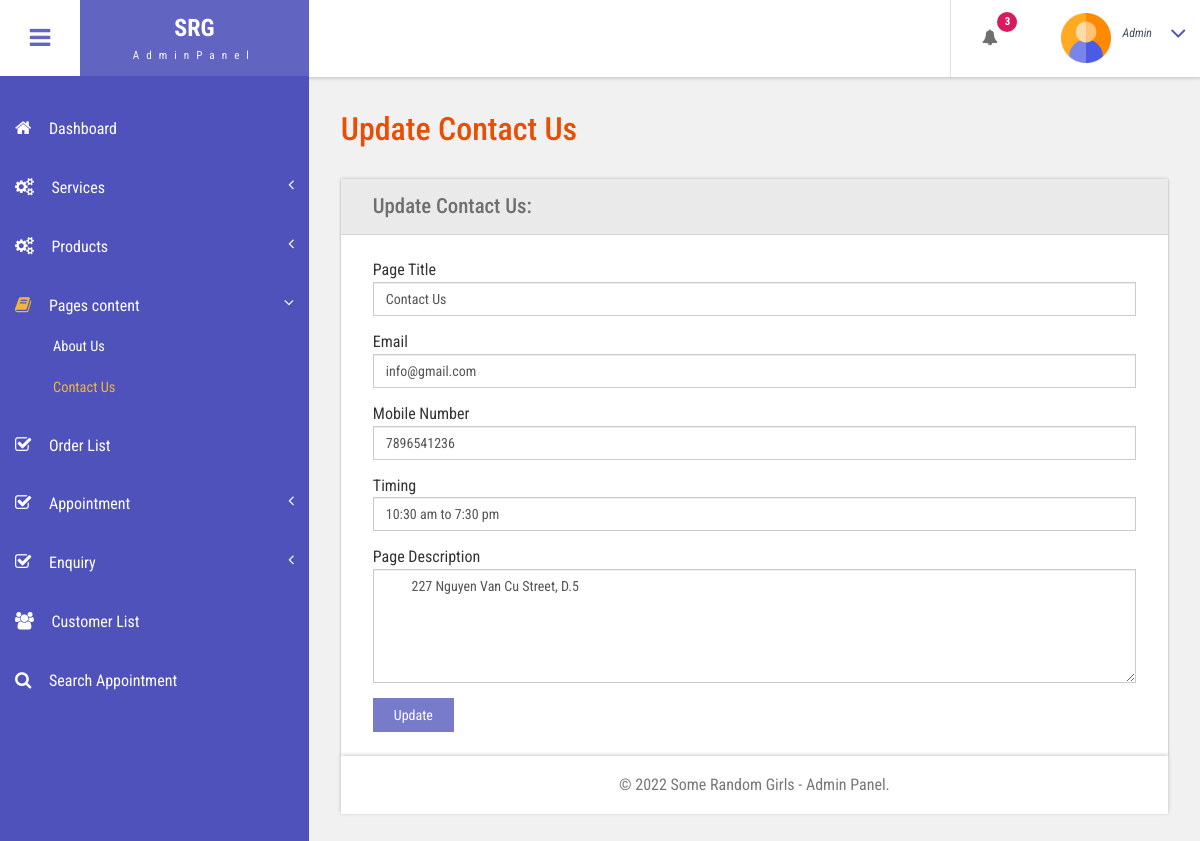
Page /bpms1/admin/contact-us.php (signed in) on the committed database.
### tables this page shows
CREATE TABLE IF NOT EXISTS `tblpage` (
  `ID` int(10) NOT NULL AUTO_INCREMENT,
  `PageType` varchar(200) DEFAULT NULL,
  `PageTitle` mediumtext,
  `PageDescription` mediumtext,
  `Email` varchar(200) DEFAULT NULL,
  `MobileNumber` bigint(10) DEFAULT NULL,
  `UpdationDate` date DEFAULT NULL,
  `Timing` varchar(200) NOT NULL,
  PRIMARY KEY (`ID`)
);

### bpms1/admin/contact-us.php (the view, shortened to what this page needs)
<?php
include('includes/dbconnection.php');
if (strlen($_SESSION['bpmsuid']==0)) {
  header('location:logout.php');
  } else{
  ?>
<!DOCTYPE HTML>
<html>
<head>
<link href="css/bootstrap.css" rel='stylesheet' type='text/css' />
<link href="css/style.css" rel='stylesheet' type='text/css' />
<link href="css/font-awesome.css" rel="stylesheet">
<link href="css/animate.css" rel="stylesheet" type="text/css" media="all">
<link href="css/custom.css" rel="stylesheet">
</head>
<body class="cbp-spmenu-push">
	<div class="main-content">
		 <?php include_once('includes/sidebar.php');?>
	 <?php include_once('includes/header.php');?>
		<div id="page-wrapper">
			<div class="main-page">
				<div class="forms">
					<h3 class="title1">Update Contact Us</h3>
					<div class="form-grids row widget-shadow" data-example-id="basic-forms">
						<div class="form-title">
							<h4>Update Contact Us:</h4>
						</div>
						<div class="form-body">
							<form method="post">
  <?php
$ret=mysqli_query($con,"select * from  tblpage where PageType='contactus'");
while ($row=mysqli_fetch_array($ret)) {
?>
							 <div class="form-group"> <label for="exampleInputEmail1">Page Title</label> <input type="text" class="form-control" name="pagetitle" id="pagetitle" value="<?php  echo $row['PageTitle'];?>" required="true"> </div><div class="form-group"> <label for="exampleInputEmail1">Email</label> <input type="text" class="form-control" name="email" id="email" value="<?php  echo $row['Email'];?>" required="true"> </div><div class="form-group"> <label for="exampleInputEmail1">Mobile Number</label> <input type="text" class="form-control" name="mobnumber" id="mobnumber" value="<?php  echo $row['MobileNumber'];?>" required="true"> </div><div class="form-group"> <label for="exampleInputEmail1">Timing</label> <input type="text" class="form-control" name="timing" id="timing" value="<?php  echo $row['Timing'];?>" required="true"> </div> <div class="form-group"> <label for="exampleInputPassword1">Page Description</label> <textarea name="pagedes" id="pagedes" rows="5" class="form-control">
        <?php  echo $row['PageDescription'];?></textarea> </div>
							 <?php } ?>
							  <button type="submit" name="submit" class="btn btn-default">Update</button> </form>
						</div>
					</div>
			</div>
		</div>
		 <?php include_once('includes/footer.php');?>
	</div>
</body>
</html>
<?php } ?>

### bpms1/admin/css/style.css (style rules this page uses)
h4, h5, h6, h1, h2, h3 { margin: 0; }
html, body { font-family: 'Roboto Condensed', sans-serif; font-size: 100%; overflow-x: hidden; background: #fff; }
h1,h2,h3,h4,h5,h6 { margin:0; }
ul,label { margin:0; padding:0; }
.main-content { position: relative; }
.cbp-spmenu-push { overflow-x: hidden; position: relative; }
.cbp-spmenu, .cbp-spmenu-push { -webkit-transition: all 0.3s ease; -moz-transition: all 0.3s ease; transition: all 0.3s ease; }
.cbp-spmenu-push div#page-wrapper { margin: 0 0 0 19.3em; transition:.5s all; -webkit-transition:.5s all; -moz-transition:.5s all; }
.charts,.row { margin: 2em 0 0; }
.widget-shadow { background-color: #fff; box-shadow: 0 -1px 3px rgba(0,0,0,.12),0 1px 2px rgba(0,0,0,.24); -webkit-box-shadow: 0 -1px 3px rgba(0,0,0,.12),0 1px 2px rgba(0,0,0,.24); -moz-box-shadow: 0 -1px 3px rgba(0,0,0,.12),0 1px 2px rgba(0,0,0,.24); }
h3.title1 { font-size: 2em; color: #e94e02; margin-bottom: 0.8em; }
.forms h3.title1 { margin-bottom:0; }
.forms h4 { font-size: 1.3em; color: #6F6F6F; }
.form-title { padding: 1em 2em; background-color: #EAEAEA; border-bottom: 1px solid #D6D5D5; }
.form-body { padding: 1.5em 2em; }
.forms label { font-weight: 400; }
.form-control { border-radius: inherit; }
.forms button.btn.btn-default { background-color: rgba(97, 100, 193, 0.85); color: #fff; padding: .5em 1.5em; border: none; outline:none; border-radius: inherit; }

### bpms1/admin/css/custom.css (style rules this page uses)
#page-wrapper { padding:7em 2em 2.5em; background-color: #F1F1F1; }

### rows in the picture
tblpage: pagetitle "Contact Us", email "info@gmail.com", mobnumber "7896541236", timing "10:30 am to 7:30 pm", pagedes "227 Nguyen Van Cu Street, D.5"

### other values in the picture
$num "3"
